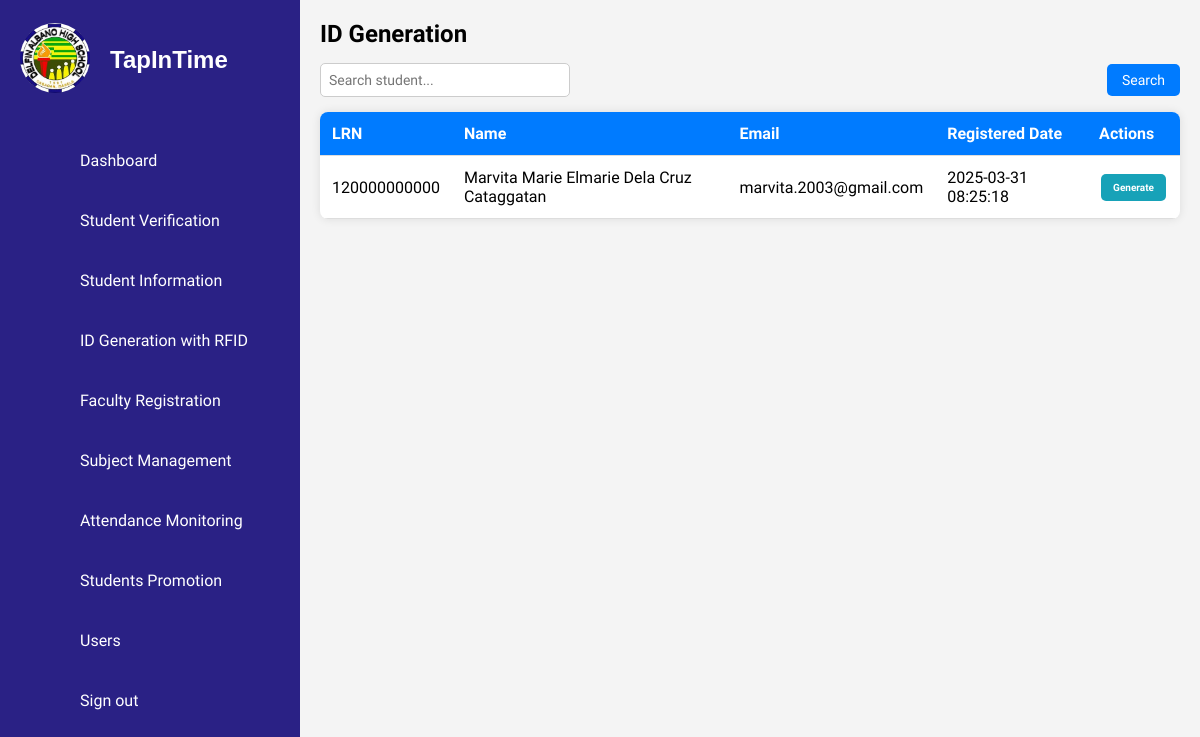
/id_generation.php, run on an earlier commit of the app's database.
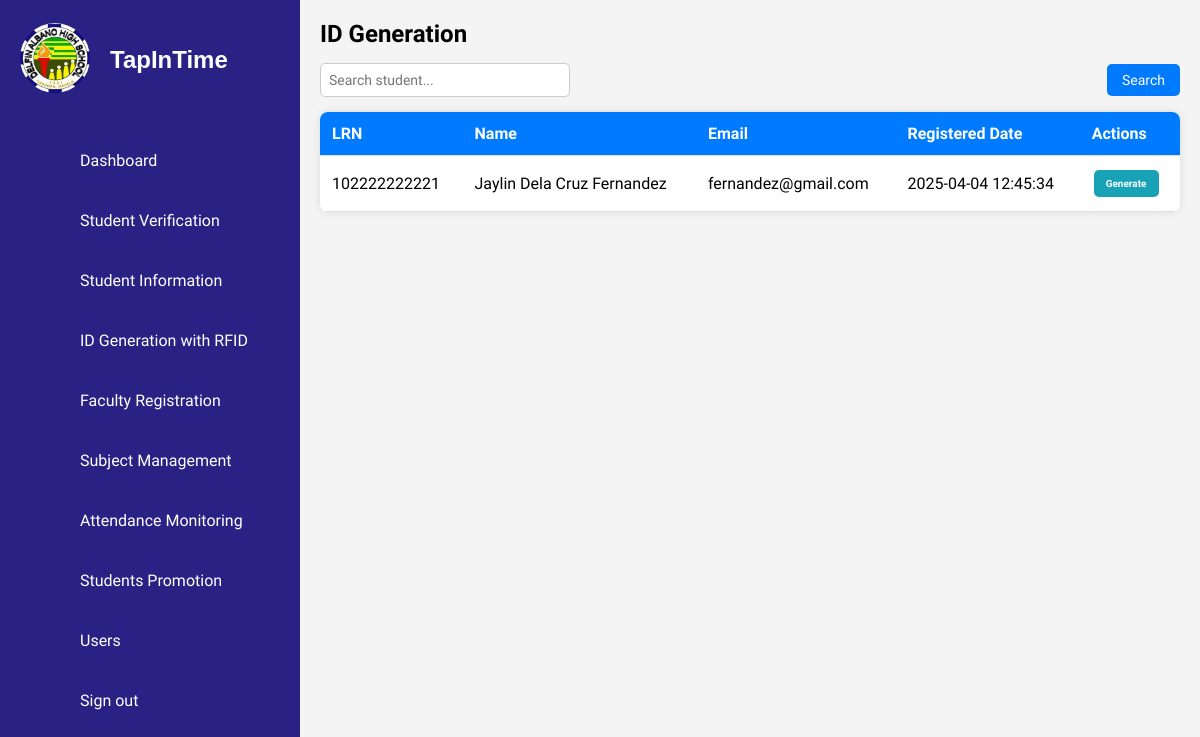
And on a later commit of the database.
### tables this page shows
CREATE TABLE `students` (
  `id` int(11) NOT NULL,
  `first_name` varchar(50) NOT NULL,
  `middle_name` varchar(50) DEFAULT NULL,
  `last_name` varchar(50) NOT NULL,
  `lrn` varchar(12) NOT NULL,
  `date_of_birth` date NOT NULL,
  `gender` enum('Male','Female') NOT NULL,
  `citizenship` varchar(50) NOT NULL,
  `address` text NOT NULL,
  `contact_number` varchar(15) NOT NULL,
  `email` varchar(100) NOT NULL,
  `guardian_name` varchar(100) NOT NULL,
  `guardian_contact` varchar(15) NOT NULL,
  `guardian_address` varchar(250) NOT NULL,
  `guardian_relationship` varchar(50) NOT NULL,
  `elementary_school` varchar(100) NOT NULL,
  `year_graduated` year(4) NOT NULL,
  `birth_certificate` varchar(255) NOT NULL,
  `id_photo` varchar(255) NOT NULL,
  `good_moral` varchar(255) DEFAULT NULL,
  `student_signature` varchar(255) NOT NULL,
  `section` varchar(50) DEFAULT NULL,
  `school_year` varchar(9) NOT NULL,
  `student_type` varchar(50) NOT NULL,
  `verified_at` timestamp NOT NULL DEFAULT current_timestamp(),
  `created_at` timestamp NOT NULL DEFAULT current_timestamp()
);

### id_generation.php (the view, shortened to what this page needs)
<!DOCTYPE html>
<html lang="en">
<head>
    <link rel="stylesheet" href="assets/css/style.css">
    <link rel="stylesheet" href="assets/css/ids.css">
</head>
<body>
    <?php include('sidebar.php'); ?>
    <div class="main-content">
        <h2>ID Generation</h2>
        <div class="search-container">
            <input type="text" id="searchInput" placeholder="Search student...">
            <button onclick="searchStudent()">Search</button>
        </div>
        <?php
        include 'db_connection.php';
        $sql = "SELECT lrn, first_name, middle_name, last_name, email, created_at FROM students";
        $result = mysqli_query($conn, $sql);
        ?>
        <table class="student-table">
            <thead>
                <tr>
                    <th>LRN</th>
                    <th>Name</th>
                    <th>Email</th>
                    <th>Registered Date</th>
                    <th>Actions</th>
                </tr>
            </thead>
            <tbody id="studentTableBody">
                <?php while ($row = mysqli_fetch_assoc($result)): ?>
                    <?php
                        $full_name = $row['first_name'] . ' ' .
                                    (!empty($row['middle_name']) ? $row['middle_name'] . ' ' : '') .
                                    $row['last_name'];
                    ?>
                    <tr>
                        <td><?php echo $row['lrn']; ?></td>
                        <td><?php echo $full_name; ?></td>
                        <td><?php echo $row['email']; ?></td>
                        <td><?php echo $row['created_at']; ?></td>
                        <td>
                            <button class="generate-btn" data-lrn="<?php echo $row['lrn']; ?>">Generate</button>
                        </td>
                    </tr>
                <?php endwhile; ?>
            </tbody>
        </table>
    </div>
</body>
</html>

### sidebar.php
<div class="container">
    <div class="navigation">
        <ul>
            <li class="brand-logo">
                <a href="#">
                    <div class="logo-container">
                        <img src="assets/imgs/dahs.jpg" alt="TapInTime Logo">
                    </div>
                    <span class="title">TapInTime</span>
                </a>
            </li>
            <li>
                <a href="dashboard.php">
                    <span class="icon"><ion-icon name="home-outline"></ion-icon></span>
                    <span class="title">Dashboard</span>
                </a>
            </li>
            <li>
                <a href="student_verification.php">
                    <span class="icon"><ion-icon name="checkmark-done-circle-outline"></ion-icon></span>
                    <span class="title">Student Verification</span>
                </a>
            </li>
            <li>
                <a href="student_details.php">
                    <span class="icon"><ion-icon name="people-circle-outline"></ion-icon> </span>
                    <span class="title">Student Information</span>
                </a>
            </li>
            <li>
                <a href="id_generation.php">
                    <span class="icon"><ion-icon name="card-outline"></ion-icon></span>
                    <span class="title">ID Generation with RFID</span>
                </a>
            </li>
            <li>
                <a href="faculty_registration.html">
                    <span class="icon"><ion-icon name="school-outline"></ion-icon></span>
                    <span class="title">Faculty Registration</span>
                </a>
            </li>
            <li>
                <a href="subject_management.html">
                    <span class="icon"><ion-icon name="library-outline"></ion-icon></span>
                    <span class="title">Subject Management</span>
                </a>
            </li>
            <li>
                <a href="attendance_monitoring.html">
                    <span class="icon"><ion-icon name="stats-chart-outline"></ion-icon></span>
                    <span class="title">Attendance Monitoring</span>
                </a>
            </li>
            <li>
                <a href="student_promotion.html">
                    <span class="icon"><ion-icon name="ribbon-outline"></ion-icon></span>
                    <span class="title">Students Promotion</span>
                </a>
            </li>
            <li>
                <a href="user.html">
                    <span class="icon"><ion-icon name="person-outline"></ion-icon></span>
                    <span class="title">Users</span>
                </a>
            </li>
            <li>
                <a href="logout.html">
                    <span class="icon"><ion-icon name="log-in-outline"></ion-icon></span>
                    <span class="title">Sign out</span>
                </a>
            </li>
        </ul>
    </div>
</div>

### assets/css/style.css (style rules this page uses)
* { font-family: 'Ubuntu', sans-serif; margin: 0; padding: 0; box-sizing: border-box; }
:root { --blue: #2a2185; --white: #fff; --gray: #f5f5f5; --black1: #222; --black2: #999; }
body { min-height: 100vh; overflow-x: hidden; }
.container { position: relative; width: 100%; }
.navigation { position: fixed; width: 300px; height: 100%; background: var(--blue); border-left: 10px solid var(--blue); transition: 0.5s; overflow: hidden; overflow-y: auto; scrollbar-width: none; -ms-overflow-style: none; }
.navigation ul { position: absolute; top: 0; left: 0; width: 100%; }
.navigation ul li { position: relative; width: 100%; list-style: none; border-top-left-radius: 30px; border-bottom-left-radius: 30px; }
.navigation ul li:nth-child(1) { margin-bottom: 40px; pointer-events: none; text-align: center; }
.navigation ul li a { display: flex; align-items: center; text-decoration: none; color: var(--white); height: 60px; }
.navigation ul li a .icon { min-width: 60px; height: 60px; display: flex; align-items: center; justify-content: center; }
.navigation ul li a .title { display: flex; align-items: center; padding-left: 10px; white-space: nowrap; }
.logo-container img { width: 70px; height: 70px; border-radius: 50%; object-fit: cover; }
.brand-logo { display: flex; align-items: center; justify-content: start; padding-left: 10px; padding-top: 30px; }
.brand-logo .title { font-size: 1.5rem; font-weight: 600; font-family: 'Poppins', sans-serif; color: var(--white); margin-left: 10px; white-space: nowrap; }
.main-content { margin-left: 300px; padding: 20px; background-color: #f4f4f4; min-height: 100vh; overflow-x: hidden; width: calc(100% - 300px); }
.main-content h2 { font-size: 24px; font-weight: bold; margin-bottom: 15px; }
.search-container { display: flex; justify-content: space-between; align-items: center; margin-bottom: 15px; }
.search-container input { width: 250px; padding: 8px; border: 1px solid #ccc; border-radius: 5px; font-size: 14px; }
.search-container button { padding: 8px 15px; background-color: #007bff; color: white; border: none; border-radius: 5px; cursor: pointer; font-size: 14px; }
.student-table { width: 100%; border-collapse: collapse; background: white; border-radius: 8px; overflow: hidden; box-shadow: 0 0 10px rgba(0, 0, 0, 0.1); }
.student-table td { text-align: center; vertical-align: middle; padding: 10px; }
.student-table td button { display: inline-flex; padding: 8px 12px; margin: 2px; border: none; border-radius: 5px; font-size: 10px; cursor: pointer; transition: 0.3s; }
.student-table th, .student-table td { padding: 12px; text-align: left; border-bottom: 1px solid #ddd; }
.student-table th { background-color: #007bff; color: white; }
.generate-btn { padding: 8px 16px; border: none; border-radius: 5px; cursor: pointer; font-size: 14px; background-color: #17a2b8; color: white; font-weight: bold; transition: background-color 0.3s ease; }

What changed in the data, as far as the page shows it:
removed students: lrn "120000000000", full_name "Marvita Marie Elmarie Dela Cruz Cataggatan", email "marvita.2003@gmail.com", created_at "2025-03-31 08:25:18"
added students: lrn "102222222221", full_name "Jaylin Dela Cruz Fernandez", email "fernandez@gmail.com", created_at "2025-04-04 12:45:34"
